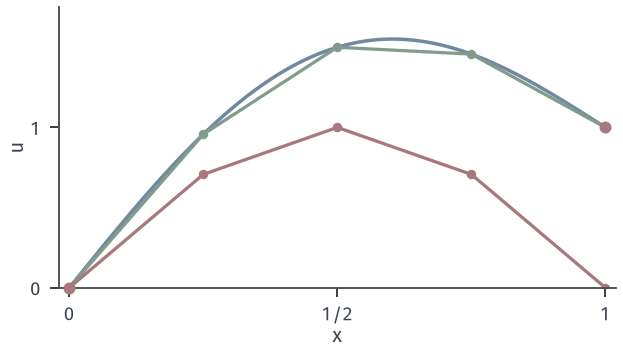

The Python source for this figure:
from pathlib import Path
import sys
HERE = Path(__file__).resolve().parent
sys.path.insert(0, str(HERE.parent/"pdenum-common"))
from pdenum_fig import *
# Correct lifted system vs dropping the boundary column on the running example, h=1/4.
n = 4; h = 1/n; x = np.linspace(0, 1, n+1); X = np.linspace(0, 1, 401); xi = x[1:-1]
K = (2*np.eye(3)-np.eye(3, k=1)-np.eye(3, k=-1))/h; b = 2*(1-np.cos(PI*h))/h*np.sin(PI*xi)
good = np.linalg.solve(K, b+np.array([0, 0, 1/h])); bad = np.linalg.solve(K, b)
fig, ax = figure(width_mm=88, height_mm=50)
ax.plot(X, uex(X), color=BLUE, lw=1.4)
ax.plot(x, np.r_[0, good, 1], color=GREEN, lw=1.3, marker='o', ms=3.8, mew=0)
ax.plot(x, np.r_[0, bad, 0], color=RED, lw=1.3, marker='o', ms=3.8, mew=0)
ax.plot([0, 1], [0, 1], 'o', ms=4.8, color=RED, mew=0, zorder=6, clip_on=False)
ax.set_xlim(-.02, 1.02); ax.set_ylim(0, 1.75); ax.set_xticks([0, .5, 1]); ax.set_xticklabels(['0', '1/2', '1']); ax.set_yticks([0, 1]); ax.set_xlabel('$x$', labelpad=1); ax.set_ylabel('$u$', labelpad=1)
save(fig, HERE, 'figure', {'correct': good.tolist(), 'dropped': bad.tolist()}); print(good, bad)
